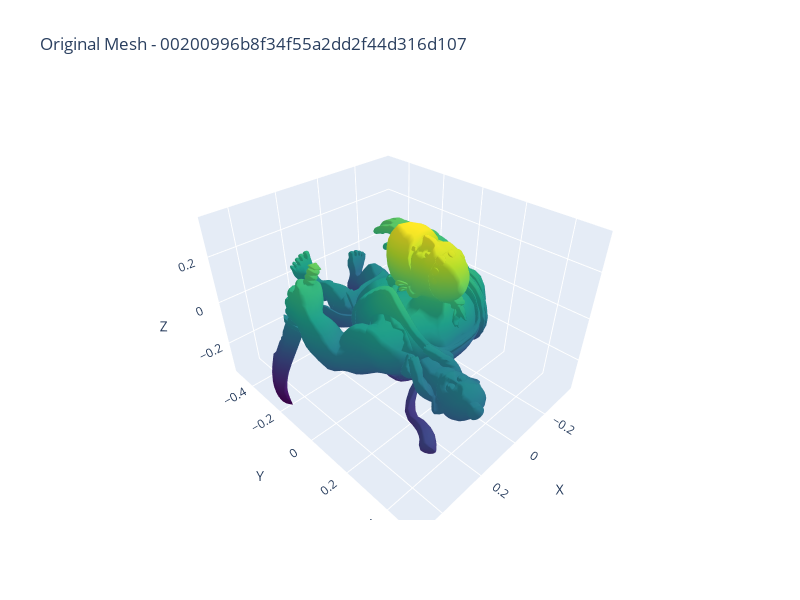

Write notebook code for a chart like this one.
### Code cell
# Visualize original mesh
fig = visualize_mesh_plotly(mesh, title=f"Original Mesh - {sample_id}")
fig.show()

### Figure 1 — Plotly figure (JSON) as saved in the notebook; plotly's stock layout.template omitted (floating-point values rounded to 4 significant figures; data arrays with more than 128 entries replaced by an {"elided": "..."} marker saying what was removed)
{"data": [{"colorscale": [[0, "#440154"], [0.1111, "#482878"], [0.2222, "#3e4989"], [0.3333, "#31688e"], [0.4444, "#26828e"], [0.5556, "#1f9e89"], [0.6667, "#35b779"], [0.7778, "#6ece58"], [0.8889, "#b5de2b"], [1, "#fde725"]], "i": {"elided": "35900 int values"}, "intensity": {"elided": "20784 float values"}, "j": {"elided": "35900 int values"}, "k": {"elided": "35900 int values"}, "opacity": 1, "showscale": false, "type": "mesh3d", "x": {"elided": "20784 float values"}, "y": {"elided": "20784 float values"}, "z": {"elided": "20784 float values"}}], "layout": {"height": 600, "scene": {"aspectmode": "data", "xaxis": {"title": {"text": "X"}}, "yaxis": {"title": {"text": "Y"}}, "zaxis": {"title": {"text": "Z"}}}, "title": {"text": "Original Mesh - 00200996b8f34f55a2dd2f44d316d107"}, "width": 800}}
